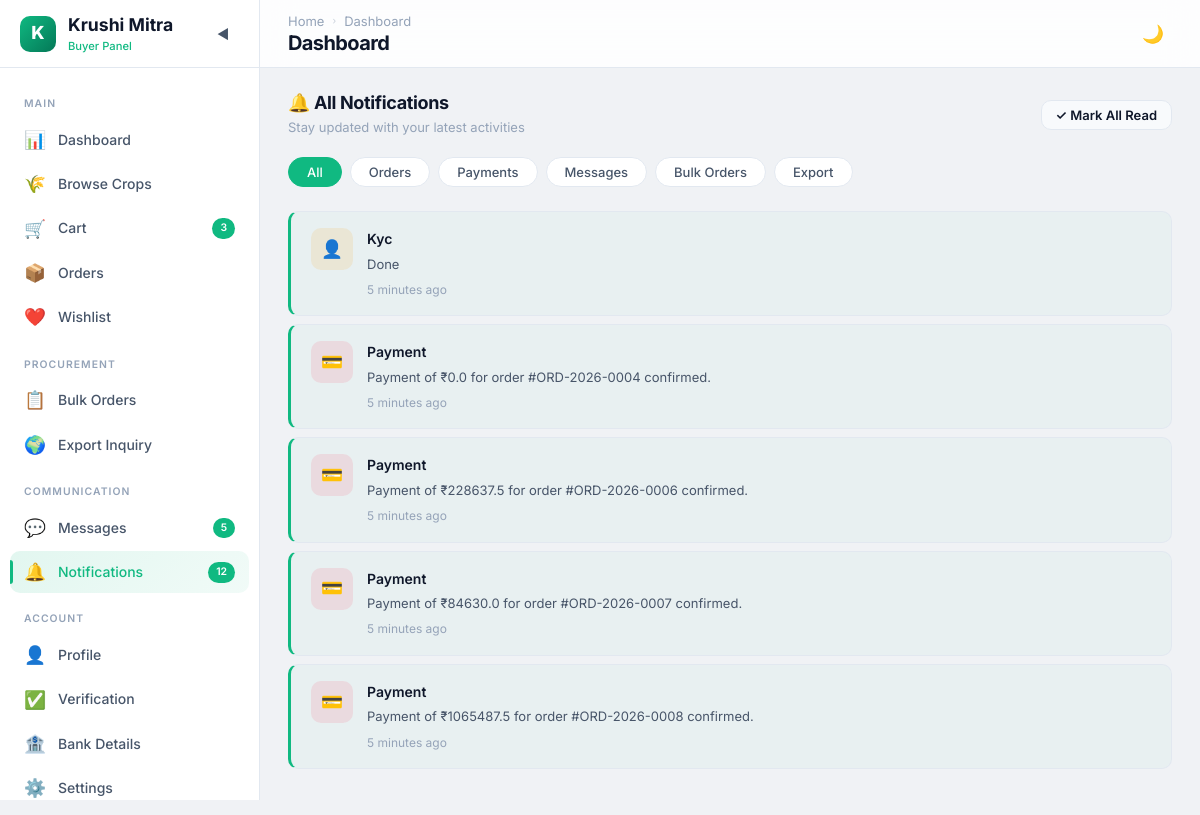
Before: /buyer/notifications/ (signed in) with the older database file.
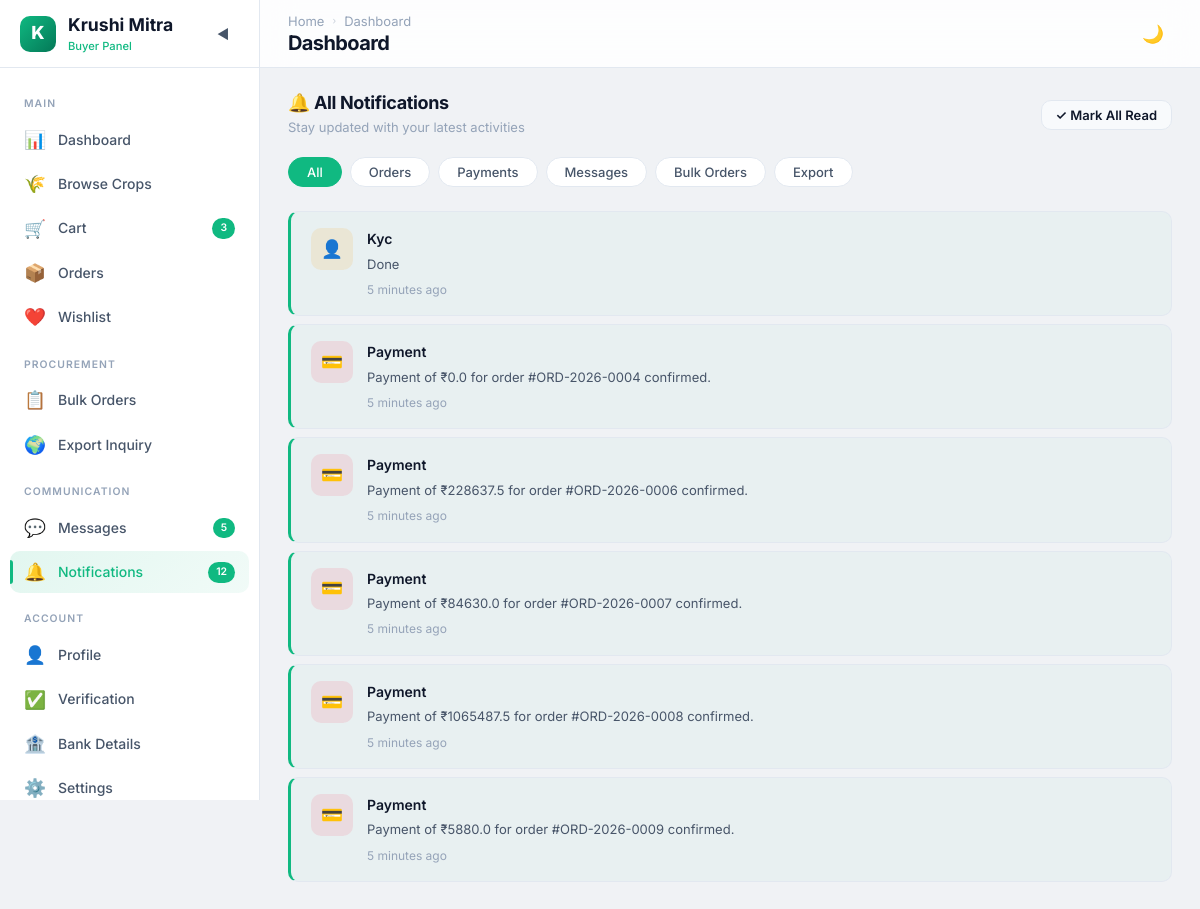
After: the same page with the newer database file.
### buyer/models.py (models this page shows, shortened)
class notifications(models.Model):
    NOTIFICATIONS_TYPES= (
        ("Order","Order"),
        ("Payment","Payment"),
        ("Bulk","Bulk"),
        ("Export","Export"),
        ("Kyc","Kyc"),
                            )
    user = models.ForeignKey(Buyer, on_delete=models.CASCADE, related_name='buyer')
    notification_type = models.CharField(max_length=20,choices=NOTIFICATIONS_TYPES)
    message = models.CharField(max_length=100,blank=True,null=True)
    is_readed = models.BooleanField(default=False)
    created_at = models.DateTimeField(auto_now_add=True)

### farmer/views.py (the view)
        def wrapper(request, *args, **kwargs):
            if "contact" in request.session:
                try:
                    user = User.objects.get(contact=request.session['contact'])
                    request.uid = user
                    if user.role not in allowed_roles:
                        messages.error(request, "Access Denied")
                        return redirect('login')
                    return view_function(request, *args, **kwargs)
                except User.DoesNotExist:
                    return redirect('login')
            return redirect('login')

### buyer/views.py (called while the page is built)
@check_login(['Buyer'])
def buyer_notifications(request):
    uid = request.uid
    buyr = Buyer.objects.get(user=uid)
    all_notifications = notifications.objects.filter(user=buyr)
    context={'buyr':buyr,'all_notifications':all_notifications}
    return render(request, "buyer/notifications.html",context)

### farmer/views.py (called while the page is built)
def check_login(allowed_roles):
    def decorator(view_function):
        def wrapper(request, *args, **kwargs):
            if "contact" in request.session:
                try:
                    user = User.objects.get(contact=request.session['contact'])
                    request.uid = user
                    if user.role not in allowed_roles:
                        messages.error(request, "Access Denied")
                        return redirect('login')
                    return view_function(request, *args, **kwargs)
                except User.DoesNotExist:
                    return redirect('login')
            return redirect('login')
        return wrapper
    return decorator

### buyer/templates/buyer/notifications.html (shortened to what the changed rows need)
<!DOCTYPE html>
{% load static %}
<html lang="en" data-theme="light">
<head>
  <link rel="stylesheet" href="{% static 'buyer/css/style.css' %}">
  <link rel="stylesheet" href="{% static 'buyer/css/notifications.css' %}">
</head>
<body>
  <div class="app-layout">
    <div class="main-wrapper">
      <header class="navbar">
        <div class="navbar-left"><button class="mobile-menu-btn">☰</button>
          <div>
            <h1 class="page-title">Notifications</h1>
          </div>
        </div>
      </header>
      <main class="main-content">
        <div class="section-header page-reveal">
          <div>
            <h2 class="section-title">🔔 All Notifications</h2>
          </div>
        </div>
        <div class="notification-list page-reveal">
          {%for notification in all_notifications%}
          {%if notification.is_readed%}
          <div class="notification-card read">
            {%else%}
            <div class="notification-card unread">
              {%endif%}
              {%if notification.notification_type == "Order"%}
              <div class="notif-icon green">📦</div>
              {%elif notification.notification_type == "Payment"%}
              <div class="notif-icon rose">💳</div>
              {%elif notification.notification_type == "Bulk"%}
              <div class="notif-icon purple">📋</div>
              {%elif notification.notification_type == "Export"%}
              <div class="notif-icon blue">🌍</div>
              {%elif notification.notification_type == "Kyc"%}
              <div class="notif-icon amber">👤</div>
              {%endif%}
              <div class="notif-content">
                <div class="notif-title">{{notification.notification_type}}</div>
                <div class="notif-text">{{notification.message}}</div>
                <div class="notif-time">5 minutes ago</div>
              </div>
            </div>
            {%endfor%}
          </div>
      </main>
    </div>
  </div>
</body>
</html>

Changed rows visible on the page:
added notifications: notification_type "Payment", message "Payment of ₹5880.0 for order #ORD-2026-0009 confirmed."
